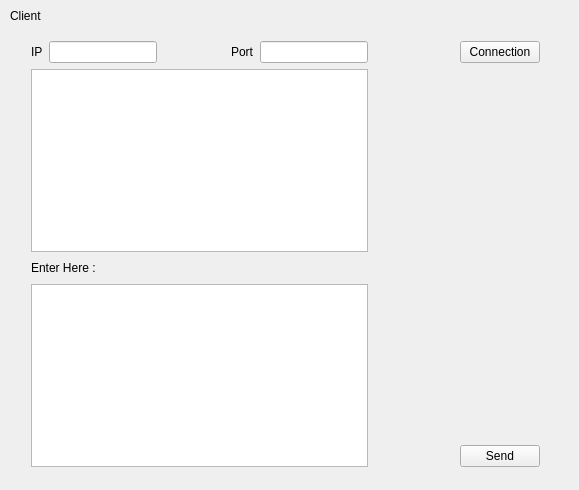
<?xml version="1.0" encoding="UTF-8"?>
<ui version="4.0">
 <class>Widget</class>
 <widget class="QWidget" name="Widget">
  <property name="geometry">
   <rect>
    <x>0</x>
    <y>0</y>
    <width>579</width>
    <height>490</height>
   </rect>
  </property>
  <property name="windowTitle">
   <string>Widget</string>
  </property>
  <widget class="QLabel" name="label">
   <property name="geometry">
    <rect>
     <x>10</x>
     <y>10</y>
     <width>54</width>
     <height>12</height>
    </rect>
   </property>
   <property name="text">
    <string>Client</string>
   </property>
  </widget>
  <widget class="QWidget" name="layoutWidget">
   <property name="geometry">
    <rect>
     <x>20</x>
     <y>30</y>
     <width>531</width>
     <height>448</height>
    </rect>
   </property>
   <layout class="QGridLayout" name="gridLayout">
    <item row="0" column="0" colspan="3">
     <layout class="QHBoxLayout" name="horizontalLayout_3">
      <item>
       <layout class="QHBoxLayout" name="horizontalLayout">
        <item>
         <widget class="QLabel" name="label_2">
          <property name="text">
           <string>IP</string>
          </property>
         </widget>
        </item>
        <item>
         <widget class="QLineEdit" name="lineEdit_IP"/>
        </item>
       </layout>
      </item>
      <item>
       <spacer name="horizontalSpacer">
        <property name="orientation">
         <enum>Qt::Horizontal</enum>
        </property>
        <property name="sizeHint" stdset="0">
         <size>
          <width>68</width>
          <height>20</height>
         </size>
        </property>
       </spacer>
      </item>
      <item>
       <layout class="QHBoxLayout" name="horizontalLayout_2">
        <item>
         <widget class="QLabel" name="label_3">
          <property name="text">
           <string>Port</string>
          </property>
         </widget>
        </item>
        <item>
         <widget class="QLineEdit" name="lineEdit_Port"/>
        </item>
       </layout>
      </item>
     </layout>
    </item>
    <item row="0" column="4" rowspan="4">
     <layout class="QVBoxLayout" name="verticalLayout">
      <item>
       <widget class="QPushButton" name="pushButton_Connect">
        <property name="text">
         <string>Connection</string>
        </property>
       </widget>
      </item>
      <item>
       <spacer name="verticalSpacer">
        <property name="orientation">
         <enum>Qt::Vertical</enum>
        </property>
        <property name="sizeHint" stdset="0">
         <size>
          <width>20</width>
          <height>228</height>
         </size>
        </property>
       </spacer>
      </item>
      <item>
       <widget class="QPushButton" name="pushButton_Send">
        <property name="text">
         <string>Send</string>
        </property>
       </widget>
      </item>
     </layout>
    </item>
    <item row="1" column="0" colspan="3">
     <widget class="QTextBrowser" name="textBrowser"/>
    </item>
    <item row="2" column="1">
     <spacer name="verticalSpacer_2">
      <property name="orientation">
       <enum>Qt::Vertical</enum>
      </property>
      <property name="sizeHint" stdset="0">
       <size>
        <width>20</width>
        <height>18</height>
       </size>
      </property>
     </spacer>
    </item>
    <item row="2" column="3">
     <spacer name="horizontalSpacer_2">
      <property name="orientation">
       <enum>Qt::Horizontal</enum>
      </property>
      <property name="sizeHint" stdset="0">
       <size>
        <width>40</width>
        <height>20</height>
       </size>
      </property>
     </spacer>
    </item>
    <item row="3" column="0" colspan="3">
     <widget class="QTextEdit" name="textEdit"/>
    </item>
    <item row="2" column="0">
     <widget class="QLabel" name="label_4">
      <property name="text">
       <string>Enter Here :</string>
      </property>
     </widget>
    </item>
   </layout>
  </widget>
 </widget>
 <layoutdefault spacing="6" margin="11"/>
 <resources/>
 <connections/>
</ui>
